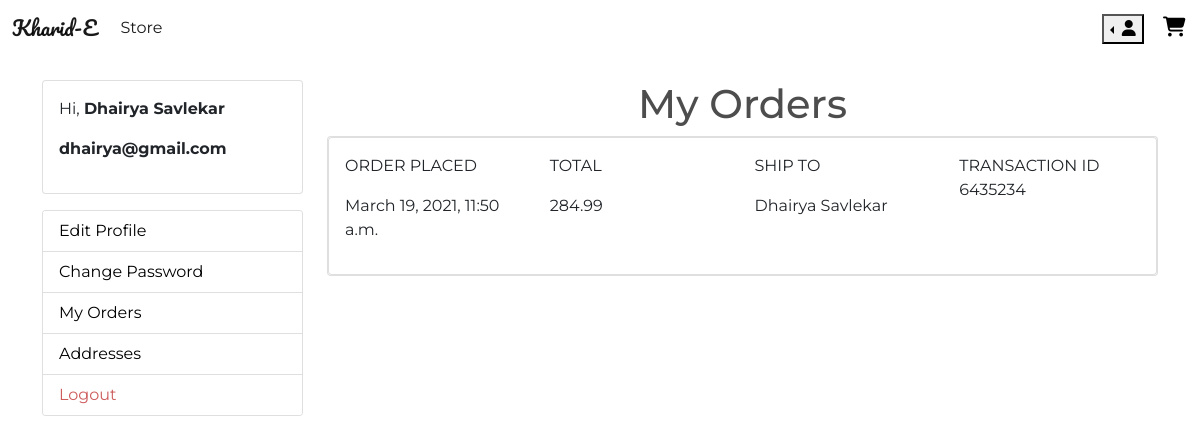
Screenshot of /orders/ (signed in) with the database file from the repository.
### store/models.py (models this page shows, shortened)
class Customer(models.Model):
	user = models.OneToOneField(User, null=True, blank=True, on_delete=models.CASCADE)
	name = models.CharField(max_length=200, null=True)
	email = models.CharField(max_length=200)

class Order(models.Model):
	customer = models.ForeignKey(Customer, on_delete=models.SET_NULL, blank=True, null=True)
	date_ordered = models.DateTimeField(auto_now_add=True)
	complete = models.BooleanField(default=False)
	transaction_id = models.CharField(max_length=100, null=True)
	@property
	def get_cart_total(self):
		orderitems = self.orderitem_set.all()
		total = sum([item.get_total for item in orderitems])
		return total

class OrderItem(models.Model):
	product = models.ForeignKey(Product, on_delete=models.SET_NULL, null=True)
	order = models.ForeignKey(Order, on_delete=models.SET_NULL, null=True)
	quantity = models.IntegerField(default=0, null=True, blank=True)
	date_added = models.DateTimeField(auto_now_add=True)
	@property
	def get_total(self):
		return self.product.price * self.quantity

class Product(models.Model):
	name = models.CharField(max_length=200)
	description = models.TextField(null=True, blank=True)
	color = models.CharField(max_length=200, null=True, blank=True)
	model = models.CharField(max_length=200, null=True, blank=True)
	price = models.FloatField()
	digital = models.BooleanField(default=False, null=True, blank=True)
	image = models.ImageField(null=True, blank=True)
	category = models.ForeignKey(Category, on_delete=models.SET_NULL, blank=True, null=True)

### store/views.py (the view)
# urls.py: path('orders/', views.orders, name='orders'),
def orders(request):
	customer = request.user.customer
	orders = customer.order_set.all()
	context = {
		'customer': customer,
		'orders': orders,
	}
	return render(request, 'store/orders.html', context)

### templates/store/orders.html
{% extends 'store/profile_base.html' %}
{% block extra %}
<h1 class="text-center">My Orders</h1>
{% for order in orders %}
<div class="card">
	<div class="card card-body">
		<div class="row">
			<div class="col">
				<p>ORDER PLACED</p>
				<p>{{order.date_ordered}}</p>
			</div>
			<div class="col">
				<p>TOTAL</p>
				<p>{{order.get_cart_total}}</p>
			</div>
			<div class="col">
				<p>SHIP TO</p>
				<p>{{customer.name}}</p>
			</div>
			<div class="col">
				<p>TRANSACTION ID {{order.transaction_id}}</p>
			</div>
		</div>
	</div>
</div>
{% endfor %}
{% endblock %}

### templates/store/profile_base.html (shortened to what this page needs)
{% extends 'main.html' %}
{% load static %}
{% block content %}
<div class="row">
	<div class="col-md-3">
		<div class="card">
			<div class="card-body">
				<p>Hi, <span style="font-weight: bold;">{{ customer.name }}</span></p>
				<p style="font-weight: bold;">{{ customer.email }}</p>
			</div>
		</div>
		<div class="card mt-3">
			<ul class="list-group list-group-flush">
				<li class="list-group-item"><a href="{% url 'edit_profile' customer.id %}">Edit Profile</a></li>
				<li class="list-group-item"><a href="{% url 'change_password' %}">Change Password</a></li>
				<li class="list-group-item"><a href="{% url 'orders' %}">My Orders</a></li>
				<li class="list-group-item"><a href="">Addresses</a></li>
				<li class="list-group-item"><a style="color: indianred;" href="{% url 'logout' %}">Logout</a></li>
			</ul>
		</div>
	</div>
	<div class="col-md-9">
		{% block extra %}
		{% endblock %}
	</div>
</div>
{% endblock %}

### static/css/main.css (style rules this page uses)
* { font-family: 'Montserrat', sans-serif; }
body { background-color: hsl(0, 0%, 98%); }
h1,h2,h3,h4,h5,h6 { color:hsl(0, 0%, 30%); }

### templates/main.html (style rules this page uses)
a { text-decoration: none; color: black; }

### templates/store/profile_base.html (style rules this page uses)
a { text-decoration: none; color: black; }

### rows the page displays
Customer: name "Dhairya Savlekar", email "dhairya@gmail.com"
Order: date_ordered "March 19, 2021, 11:50 a.m.", get_cart_total "284.99", transaction_id "6435234"
